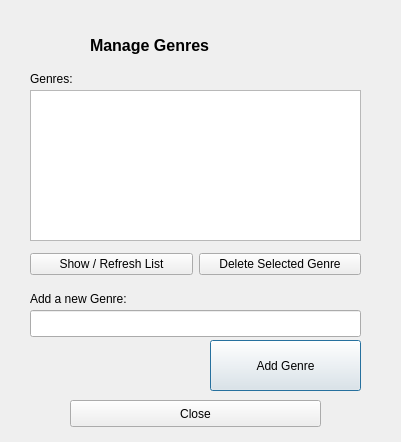
<?xml version="1.0" encoding="UTF-8"?>
<ui version="4.0">
 <class>addgenre</class>
 <widget class="QDialog" name="addgenre">
  <property name="geometry">
   <rect>
    <x>0</x>
    <y>0</y>
    <width>401</width>
    <height>442</height>
   </rect>
  </property>
  <property name="windowTitle">
   <string>Dialog</string>
  </property>
  <widget class="QLabel" name="label">
   <property name="geometry">
    <rect>
     <x>30</x>
     <y>10</y>
     <width>51</width>
     <height>61</height>
    </rect>
   </property>
   <property name="text">
    <string/>
   </property>
   <property name="pixmap">
    <pixmap>../../../../usr/share/icons/gnome/48x48/places/folder-music.png</pixmap>
   </property>
  </widget>
  <widget class="QLabel" name="label_2">
   <property name="geometry">
    <rect>
     <x>90</x>
     <y>30</y>
     <width>161</width>
     <height>31</height>
    </rect>
   </property>
   <property name="font">
    <font>
     <pointsize>12</pointsize>
     <weight>75</weight>
     <bold>true</bold>
    </font>
   </property>
   <property name="text">
    <string>Manage Genres</string>
   </property>
  </widget>
  <widget class="QLabel" name="label_3">
   <property name="geometry">
    <rect>
     <x>30</x>
     <y>70</y>
     <width>62</width>
     <height>17</height>
    </rect>
   </property>
   <property name="text">
    <string>Genres:</string>
   </property>
  </widget>
  <widget class="QListView" name="listGenres">
   <property name="geometry">
    <rect>
     <x>30</x>
     <y>90</y>
     <width>331</width>
     <height>151</height>
    </rect>
   </property>
  </widget>
  <widget class="QPushButton" name="btAddNewGenre">
   <property name="geometry">
    <rect>
     <x>210</x>
     <y>340</y>
     <width>151</width>
     <height>51</height>
    </rect>
   </property>
   <property name="text">
    <string>Add Genre</string>
   </property>
  </widget>
  <widget class="QLabel" name="label_4">
   <property name="geometry">
    <rect>
     <x>30</x>
     <y>290</y>
     <width>141</width>
     <height>17</height>
    </rect>
   </property>
   <property name="text">
    <string>Add a new Genre:</string>
   </property>
  </widget>
  <widget class="QLineEdit" name="txtNewGenre">
   <property name="geometry">
    <rect>
     <x>30</x>
     <y>310</y>
     <width>331</width>
     <height>27</height>
    </rect>
   </property>
  </widget>
  <widget class="QPushButton" name="close">
   <property name="geometry">
    <rect>
     <x>70</x>
     <y>400</y>
     <width>251</width>
     <height>27</height>
    </rect>
   </property>
   <property name="text">
    <string>Close</string>
   </property>
  </widget>
  <widget class="QWidget" name="layoutWidget">
   <property name="geometry">
    <rect>
     <x>30</x>
     <y>250</y>
     <width>331</width>
     <height>29</height>
    </rect>
   </property>
   <layout class="QGridLayout" name="gridLayout">
    <item row="0" column="0">
     <widget class="QPushButton" name="btShowGenre">
      <property name="text">
       <string>Show / Refresh List</string>
      </property>
     </widget>
    </item>
    <item row="0" column="1">
     <widget class="QPushButton" name="btDelGenre">
      <property name="text">
       <string>Delete Selected Genre</string>
      </property>
     </widget>
    </item>
   </layout>
  </widget>
 </widget>
 <resources/>
 <connections/>
</ui>
